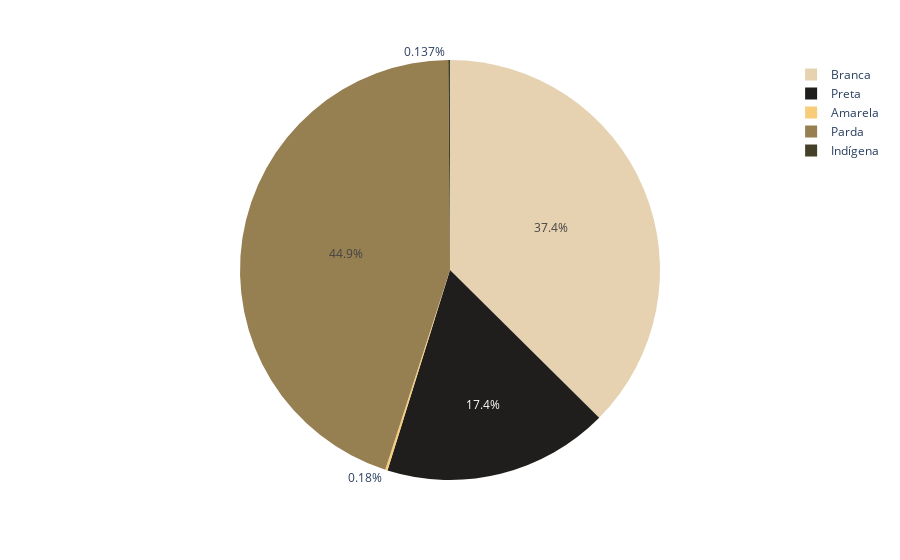

The notebook cell saved with this chart:
### Code cell
# Custom colors for the chart
chart_colors = ['#E6D1B1', '#1f1e1c', '#f7cd79', '#967f51', '#454128']

fig = px.pie(df_dados_cor_2022,values="Total",names="Cor",color_discrete_sequence=["#E6D1B1", "#1f1e1c", "#f7cd79", "#967f51", "#454128"],category_orders={"Cor": df_dados_cor_2022.index.tolist()})

fig

### Figure 1 — Plotly figure (JSON) as saved in the notebook; plotly's stock layout.template omitted (floating-point values rounded to 4 significant figures)
{"data": [{"direction": "clockwise", "domain": {"x": [0, 1], "y": [0, 1]}, "hovertemplate": "Cor=%{label}<br>Total=%{value}<extra></extra>", "labels": ["Branca", "Preta", "Amarela", "Parda", "Indígena"], "legendgroup": "", "name": "", "showlegend": true, "sort": false, "type": "pie", "values": ["92211", "42838", "444", "110556", "337"]}], "layout": {"legend": {"tracegroupgap": 0}, "margin": {"t": 60}, "piecolorway": ["#E6D1B1", "#1f1e1c", "#f7cd79", "#967f51", "#454128"]}}
